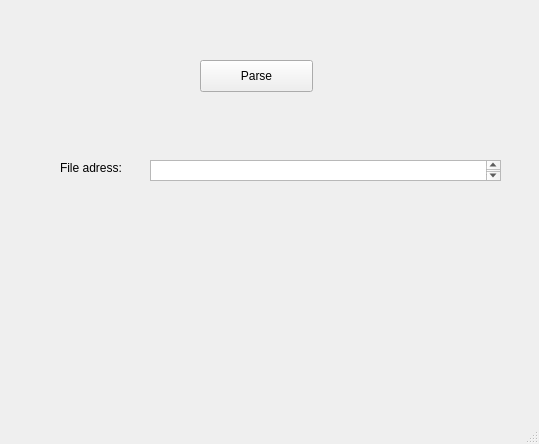
<?xml version="1.0" encoding="UTF-8"?>
<ui version="4.0">
 <class>MainWindow</class>
 <widget class="QMainWindow" name="MainWindow">
  <property name="geometry">
   <rect>
    <x>0</x>
    <y>0</y>
    <width>539</width>
    <height>444</height>
   </rect>
  </property>
  <property name="windowTitle">
   <string>MainWindow</string>
  </property>
  <widget class="QWidget" name="centralwidget">
   <widget class="QPushButton" name="btn_parse">
    <property name="geometry">
     <rect>
      <x>200</x>
      <y>60</y>
      <width>113</width>
      <height>32</height>
     </rect>
    </property>
    <property name="text">
     <string>Parse</string>
    </property>
   </widget>
   <widget class="QTextEdit" name="file_adress">
    <property name="geometry">
     <rect>
      <x>150</x>
      <y>160</y>
      <width>351</width>
      <height>21</height>
     </rect>
    </property>
   </widget>
   <widget class="QLabel" name="lbl_file_adress">
    <property name="geometry">
     <rect>
      <x>60</x>
      <y>160</y>
      <width>91</width>
      <height>16</height>
     </rect>
    </property>
    <property name="text">
     <string>File adress:</string>
    </property>
   </widget>
  </widget>
  <widget class="QMenuBar" name="menubar">
   <property name="geometry">
    <rect>
     <x>0</x>
     <y>0</y>
     <width>539</width>
     <height>22</height>
    </rect>
   </property>
  </widget>
  <widget class="QStatusBar" name="statusbar"/>
 </widget>
 <resources/>
 <connections/>
</ui>
